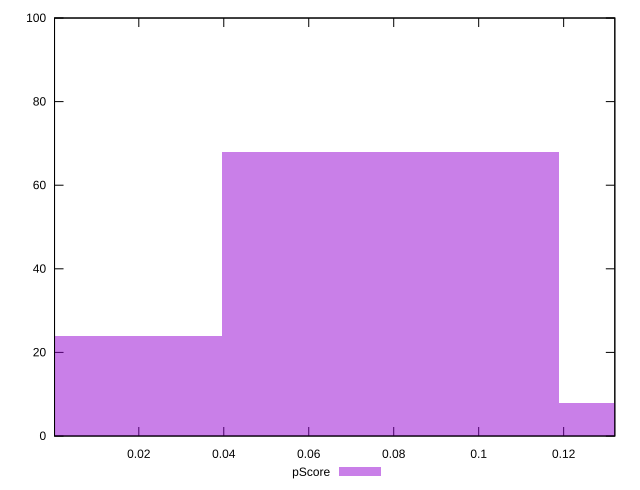

Generate this figure with gnuplot:
reset

$pScore <<EOF
0.07925006351442938 68
0.15850012702885877 8
0 24
EOF

set key outside below
set boxwidth 0.07925006351442938
set xrange [0.00016564792414208718:0.13204463194839522]
set yrange [0:100]
set trange [0:100]
set style fill transparent solid 0.5 noborder
set terminal svg size 640, 490 enhanced background rgb 'white'
set output "reprap/max-potential-fid/samples/pages+cached+noexternal+nomedia+nocss+nojs/pScore/histogram.svg"

plot $pScore title "pScore" with boxes

reset
